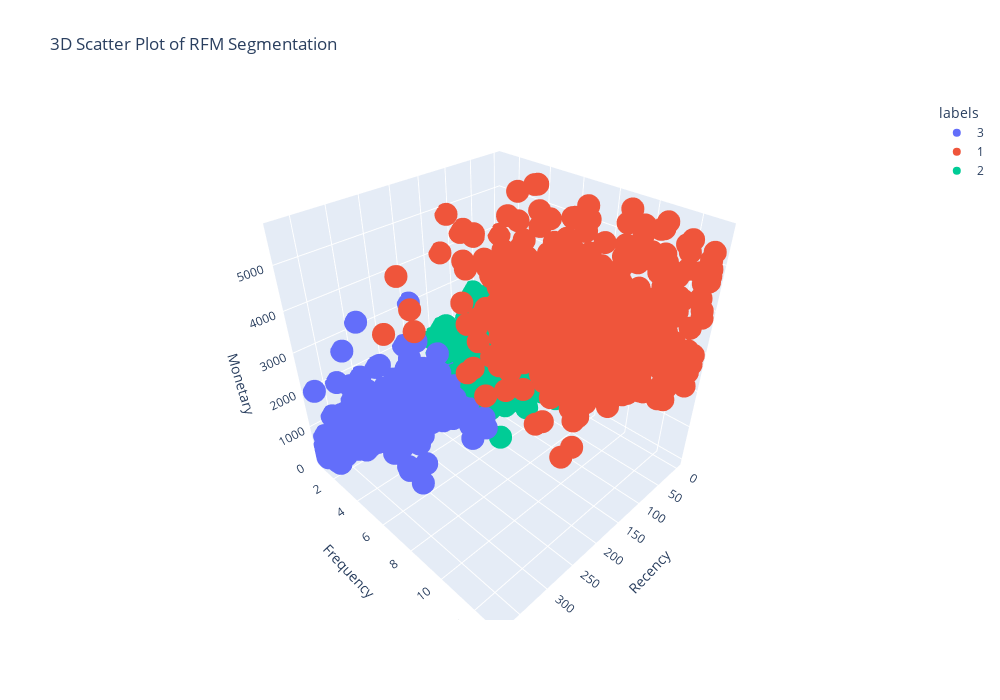

Notebook cell for this chart:
### Markdown cell above
Визуализируйте результаты в виде 3D-диаграммы с осями Recency, Frequency и Monetary. Проанализируйте полученную диаграмму и попробуйте понять, какие кластеры у вас получились.

### Code cell
# Строим график
fig = px.scatter_3d(
    data_frame=RFM_table,
    x = 'Recency',
    y = 'Frequency', 
    z = 'Monetary',
    color='labels', 
    width=1000,
    height=700,
    title="3D Scatter Plot of RFM Segmentation"
)

# Отображаем график
fig.show();

### Figure 1 — Plotly figure (JSON) as saved in the notebook; plotly's stock layout.template omitted (floating-point values rounded to 4 significant figures; data arrays with more than 128 entries replaced by an {"elided": "..."} marker saying what was removed)
{"data": [{"hovertemplate": "labels=3<br>Recency=%{x}<br>Frequency=%{y}<br>Monetary=%{z}<extra></extra>", "legendgroup": "3", "marker": {"color": "#636efa", "symbol": "circle"}, "mode": "markers", "name": "3", "scene": "scene", "showlegend": true, "type": "scatter3d", "x": {"elided": "1005 int values"}, "y": {"elided": "1005 int values"}, "z": {"elided": "1005 float values"}}, {"hovertemplate": "labels=1<br>Recency=%{x}<br>Frequency=%{y}<br>Monetary=%{z}<extra></extra>", "legendgroup": "1", "marker": {"color": "#EF553B", "symbol": "circle"}, "mode": "markers", "name": "1", "scene": "scene", "showlegend": true, "type": "scatter3d", "x": {"elided": "776 int values"}, "y": {"elided": "776 int values"}, "z": {"elided": "776 float values"}}, {"hovertemplate": "labels=2<br>Recency=%{x}<br>Frequency=%{y}<br>Monetary=%{z}<extra></extra>", "legendgroup": "2", "marker": {"color": "#00cc96", "symbol": "circle"}, "mode": "markers", "name": "2", "scene": "scene", "showlegend": true, "type": "scatter3d", "x": {"elided": "2263 int values"}, "y": {"elided": "2263 int values"}, "z": {"elided": "2263 float values"}}], "layout": {"height": 700, "legend": {"title": {"text": "labels"}, "tracegroupgap": 0}, "scene": {"domain": {"x": [0, 1], "y": [0, 1]}, "xaxis": {"title": {"text": "Recency"}}, "yaxis": {"title": {"text": "Frequency"}}, "zaxis": {"title": {"text": "Monetary"}}}, "title": {"text": "3D Scatter Plot of RFM Segmentation"}, "width": 1000}}
